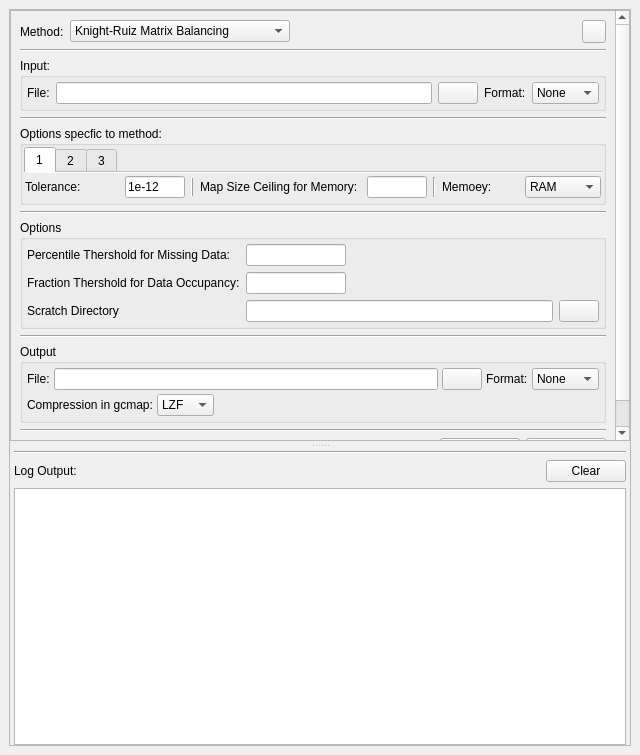
<?xml version="1.0" encoding="UTF-8"?>
<ui version="4.0">
 <class>MainWindow</class>
 <widget class="QMainWindow" name="MainWindow">
  <property name="geometry">
   <rect>
    <x>0</x>
    <y>0</y>
    <width>640</width>
    <height>755</height>
   </rect>
  </property>
  <property name="sizePolicy">
   <sizepolicy hsizetype="Preferred" vsizetype="Fixed">
    <horstretch>0</horstretch>
    <verstretch>0</verstretch>
   </sizepolicy>
  </property>
  <property name="minimumSize">
   <size>
    <width>640</width>
    <height>0</height>
   </size>
  </property>
  <property name="maximumSize">
   <size>
    <width>640</width>
    <height>16777215</height>
   </size>
  </property>
  <property name="windowTitle">
   <string>Normalizer</string>
  </property>
  <widget class="QWidget" name="centralwidget">
   <layout class="QVBoxLayout" name="verticalLayout_4">
    <item>
     <widget class="QSplitter" name="splitter">
      <property name="frameShape">
       <enum>QFrame::StyledPanel</enum>
      </property>
      <property name="frameShadow">
       <enum>QFrame::Raised</enum>
      </property>
      <property name="orientation">
       <enum>Qt::Vertical</enum>
      </property>
      <property name="handleWidth">
       <number>10</number>
      </property>
      <widget class="QScrollArea" name="scrollArea">
       <property name="sizePolicy">
        <sizepolicy hsizetype="Expanding" vsizetype="Expanding">
         <horstretch>0</horstretch>
         <verstretch>0</verstretch>
        </sizepolicy>
       </property>
       <property name="minimumSize">
        <size>
         <width>100</width>
         <height>100</height>
        </size>
       </property>
       <property name="maximumSize">
        <size>
         <width>16777215</width>
         <height>16777215</height>
        </size>
       </property>
       <property name="verticalScrollBarPolicy">
        <enum>Qt::ScrollBarAlwaysOn</enum>
       </property>
       <property name="horizontalScrollBarPolicy">
        <enum>Qt::ScrollBarAsNeeded</enum>
       </property>
       <property name="sizeAdjustPolicy">
        <enum>QAbstractScrollArea::AdjustToContents</enum>
       </property>
       <property name="widgetResizable">
        <bool>true</bool>
       </property>
       <widget class="QWidget" name="scrollAreaWidgetContents">
        <property name="geometry">
         <rect>
          <x>0</x>
          <y>0</y>
          <width>604</width>
          <height>498</height>
         </rect>
        </property>
        <layout class="QVBoxLayout" name="verticalLayout_2">
         <item>
          <layout class="QHBoxLayout" name="methodLayout">
           <item>
            <widget class="QLabel" name="methodLabel">
             <property name="text">
              <string>Method:</string>
             </property>
            </widget>
           </item>
           <item>
            <widget class="QComboBox" name="methodCBox">
             <property name="whatsThis">
              <string>&lt;html&gt;&lt;head/&gt;&lt;body&gt;&lt;p&gt;&lt;span style=&quot; font-weight:600;&quot;&gt;Select a Method for Normalization&lt;/span&gt;&lt;/p&gt;&lt;p align=&quot;justify&quot;&gt;1) &lt;span style=&quot; font-weight:600;&quot;&gt;Knight-Riuz Matrix Balancing:&lt;/span&gt; It is a fast algorithm to normalize a symmetric matrix. A doubly stochastic matrix is obatined after this normalization. In this matrix, sum of rows and columns are equal to one. For more details, see &lt;a href=&quot;http://dx.doi.org/10.1093/imanum/drs019&quot;&gt;&lt;span style=&quot; text-decoration: underline; color:#0000ff;&quot;&gt;publication&lt;/span&gt;&lt;/a&gt;: http://dx.doi.org/10.1093/imanum/drs019.&lt;/p&gt;&lt;p align=&quot;justify&quot;&gt;2) &lt;span style=&quot; font-weight:600;&quot;&gt;Iterative Correction:&lt;/span&gt; This method normalize the raw contact map by removing biases from experimental procedure. For more details, see this &lt;a href=&quot;http://dx.doi.org/10.1038/nmeth.2148&quot;&gt;&lt;span style=&quot; text-decoration: underline; color:#0000ff;&quot;&gt;publication&lt;/span&gt;&lt;/a&gt;: http://dx.doi.org/10.1038/nmeth.2148.&lt;/p&gt;&lt;p align=&quot;justify&quot;&gt;3) &lt;span style=&quot; font-weight:600;&quot;&gt;Median/Mean Contact Frequency Scaling&lt;/span&gt;: This method can be used to normalize contact map using Median contact values for particular distance between two locations/coordinates. At first, Median distance contact frequency for each distance is calculated. Subsequently, the observed contact frequency is divided by median contact frequency obtained for distance between the two locations.&lt;/p&gt;&lt;/body&gt;&lt;/html&gt;</string>
             </property>
             <property name="sizeAdjustPolicy">
              <enum>QComboBox::AdjustToContents</enum>
             </property>
             <item>
              <property name="text">
               <string>Knight-Ruiz Matrix Balancing</string>
              </property>
             </item>
             <item>
              <property name="text">
               <string>Iterative Correction</string>
              </property>
             </item>
             <item>
              <property name="text">
               <string>Median Contact Frequency Scaling</string>
              </property>
             </item>
            </widget>
           </item>
           <item>
            <spacer name="methodHSpacer">
             <property name="orientation">
              <enum>Qt::Horizontal</enum>
             </property>
             <property name="sizeHint" stdset="0">
              <size>
               <width>40</width>
               <height>20</height>
              </size>
             </property>
            </spacer>
           </item>
           <item>
            <widget class="QToolButton" name="whatsThisButton">
             <property name="text">
              <string/>
             </property>
            </widget>
           </item>
          </layout>
         </item>
         <item>
          <widget class="Line" name="line_4">
           <property name="orientation">
            <enum>Qt::Horizontal</enum>
           </property>
          </widget>
         </item>
         <item>
          <widget class="QGroupBox" name="inputGBox">
           <property name="title">
            <string>Input:</string>
           </property>
           <layout class="QHBoxLayout" name="horizontalLayout_6">
            <property name="leftMargin">
             <number>4</number>
            </property>
            <property name="topMargin">
             <number>4</number>
            </property>
            <property name="rightMargin">
             <number>4</number>
            </property>
            <property name="bottomMargin">
             <number>4</number>
            </property>
            <item>
             <widget class="QLabel" name="inputFileLabel">
              <property name="text">
               <string>File:</string>
              </property>
             </widget>
            </item>
            <item>
             <widget class="QLineEdit" name="inputFileLineEdit">
              <property name="toolTip">
               <string>Input ccmap or gcmap file</string>
              </property>
              <property name="whatsThis">
               <string>Input ccmap or gcmap file</string>
              </property>
             </widget>
            </item>
            <item>
             <widget class="QPushButton" name="inputFileButton">
              <property name="text">
               <string/>
              </property>
             </widget>
            </item>
            <item>
             <widget class="QLabel" name="inputFormatLabel">
              <property name="text">
               <string>Format:</string>
              </property>
             </widget>
            </item>
            <item>
             <widget class="QComboBox" name="inputFormatCBox">
              <property name="toolTip">
               <string>Input file format</string>
              </property>
              <property name="whatsThis">
               <string>Input file format</string>
              </property>
              <item>
               <property name="text">
                <string>None</string>
               </property>
              </item>
              <item>
               <property name="text">
                <string>ccmap</string>
               </property>
              </item>
              <item>
               <property name="text">
                <string>gcmap</string>
               </property>
              </item>
             </widget>
            </item>
           </layout>
          </widget>
         </item>
         <item>
          <widget class="Line" name="line_2">
           <property name="orientation">
            <enum>Qt::Horizontal</enum>
           </property>
          </widget>
         </item>
         <item>
          <widget class="QGroupBox" name="specOptsGBox">
           <property name="sizePolicy">
            <sizepolicy hsizetype="Preferred" vsizetype="Preferred">
             <horstretch>0</horstretch>
             <verstretch>0</verstretch>
            </sizepolicy>
           </property>
           <property name="maximumSize">
            <size>
             <width>16777215</width>
             <height>16777215</height>
            </size>
           </property>
           <property name="title">
            <string>Options specfic to method:</string>
           </property>
           <layout class="QHBoxLayout" name="horizontalLayout_2">
            <property name="spacing">
             <number>2</number>
            </property>
            <property name="leftMargin">
             <number>1</number>
            </property>
            <property name="topMargin">
             <number>1</number>
            </property>
            <property name="rightMargin">
             <number>1</number>
            </property>
            <property name="bottomMargin">
             <number>1</number>
            </property>
            <item>
             <widget class="QTabWidget" name="specOptsTabWidget">
              <property name="sizePolicy">
               <sizepolicy hsizetype="Expanding" vsizetype="Preferred">
                <horstretch>0</horstretch>
                <verstretch>0</verstretch>
               </sizepolicy>
              </property>
              <property name="tabPosition">
               <enum>QTabWidget::North</enum>
              </property>
              <property name="tabShape">
               <enum>QTabWidget::Rounded</enum>
              </property>
              <property name="currentIndex">
               <number>0</number>
              </property>
              <property name="elideMode">
               <enum>Qt::ElideNone</enum>
              </property>
              <property name="usesScrollButtons">
               <bool>true</bool>
              </property>
              <property name="documentMode">
               <bool>true</bool>
              </property>
              <property name="tabsClosable">
               <bool>false</bool>
              </property>
              <property name="movable">
               <bool>false</bool>
              </property>
              <widget class="QWidget" name="specOptsKrTab">
               <attribute name="title">
                <string>1</string>
               </attribute>
               <layout class="QHBoxLayout" name="horizontalLayout_13" stretch="0,0,0,0,0">
                <property name="sizeConstraint">
                 <enum>QLayout::SetDefaultConstraint</enum>
                </property>
                <property name="leftMargin">
                 <number>1</number>
                </property>
                <property name="topMargin">
                 <number>1</number>
                </property>
                <property name="rightMargin">
                 <number>1</number>
                </property>
                <property name="bottomMargin">
                 <number>1</number>
                </property>
                <item>
                 <layout class="QHBoxLayout" name="specOptsKrTolLayout">
                  <item>
                   <widget class="QLabel" name="specOptsKrTolLabel">
                    <property name="sizePolicy">
                     <sizepolicy hsizetype="Preferred" vsizetype="Preferred">
                      <horstretch>0</horstretch>
                      <verstretch>0</verstretch>
                     </sizepolicy>
                    </property>
                    <property name="text">
                     <string>Tolerance:</string>
                    </property>
                   </widget>
                  </item>
                  <item>
                   <widget class="QLineEdit" name="specOptsKrTolLineEdit">
                    <property name="sizePolicy">
                     <sizepolicy hsizetype="Fixed" vsizetype="Fixed">
                      <horstretch>0</horstretch>
                      <verstretch>0</verstretch>
                     </sizepolicy>
                    </property>
                    <property name="maximumSize">
                     <size>
                      <width>60</width>
                      <height>16777215</height>
                     </size>
                    </property>
                    <property name="toolTip">
                     <string>Tolerance for matrix balancing</string>
                    </property>
                    <property name="whatsThis">
                     <string>&lt;html&gt;&lt;head/&gt;&lt;body&gt;&lt;p&gt;Tolerance for matrix balancing.&lt;/p&gt;&lt;p&gt;Smaller tolreance increases accuracy in sums of rows and columns.&lt;/p&gt;&lt;/body&gt;&lt;/html&gt;</string>
                    </property>
                    <property name="text">
                     <string>1e-12</string>
                    </property>
                   </widget>
                  </item>
                 </layout>
                </item>
                <item>
                 <widget class="Line" name="specOptsKrLine1">
                  <property name="sizePolicy">
                   <sizepolicy hsizetype="Fixed" vsizetype="Fixed">
                    <horstretch>0</horstretch>
                    <verstretch>0</verstretch>
                   </sizepolicy>
                  </property>
                  <property name="maximumSize">
                   <size>
                    <width>16777215</width>
                    <height>20</height>
                   </size>
                  </property>
                  <property name="frameShadow">
                   <enum>QFrame::Raised</enum>
                  </property>
                  <property name="lineWidth">
                   <number>1</number>
                  </property>
                  <property name="orientation">
                   <enum>Qt::Vertical</enum>
                  </property>
                 </widget>
                </item>
                <item>
                 <layout class="QHBoxLayout" name="specOptsKrMscmLayout">
                  <item>
                   <widget class="QLabel" name="specOptsKrMscmLabel">
                    <property name="text">
                     <string>Map Size Ceiling for Memory: </string>
                    </property>
                   </widget>
                  </item>
                  <item>
                   <widget class="QLineEdit" name="specOptsKrMscmLineEdit">
                    <property name="sizePolicy">
                     <sizepolicy hsizetype="Fixed" vsizetype="Fixed">
                      <horstretch>0</horstretch>
                      <verstretch>0</verstretch>
                     </sizepolicy>
                    </property>
                    <property name="maximumSize">
                     <size>
                      <width>60</width>
                      <height>16777215</height>
                     </size>
                    </property>
                    <property name="toolTip">
                     <string>Maximum size of contact map allowed for calculation using RAM</string>
                    </property>
                    <property name="whatsThis">
                     <string>&lt;html&gt;&lt;head/&gt;&lt;body&gt;&lt;p&gt;Maximum size of contact map allowed for calculation using RAM.&lt;/p&gt;&lt;p&gt;If map size or shape is larger than this value, normalization will be performed using disk (HDD). This option is ONLY VALID when input file is in gcmap format.&lt;/p&gt;&lt;p&gt;&lt;br/&gt;&lt;/p&gt;&lt;/body&gt;&lt;/html&gt;</string>
                    </property>
                    <property name="text">
                     <string/>
                    </property>
                   </widget>
                  </item>
                 </layout>
                </item>
                <item>
                 <widget class="Line" name="specOptsKrLine2">
                  <property name="sizePolicy">
                   <sizepolicy hsizetype="Fixed" vsizetype="Fixed">
                    <horstretch>0</horstretch>
                    <verstretch>0</verstretch>
                   </sizepolicy>
                  </property>
                  <property name="maximumSize">
                   <size>
                    <width>16777215</width>
                    <height>20</height>
                   </size>
                  </property>
                  <property name="orientation">
                   <enum>Qt::Vertical</enum>
                  </property>
                 </widget>
                </item>
                <item>
                 <layout class="QHBoxLayout" name="specOptsKrMemLayout">
                  <item>
                   <widget class="QLabel" name="specOptsKrMemLabel">
                    <property name="text">
                     <string>Memoey: </string>
                    </property>
                   </widget>
                  </item>
                  <item>
                   <widget class="QComboBox" name="specOptsKrMemCBox">
                    <property name="toolTip">
                     <string>Memory used for calculation</string>
                    </property>
                    <property name="whatsThis">
                     <string>&lt;html&gt;&lt;head/&gt;&lt;body&gt;&lt;p&gt;Memory used for calculation.&lt;/p&gt;&lt;p&gt;In case of RAM, memory is used for the calculation. In case of Disk, all intermediate steps will use DIsk Drive to store intermediate data.&lt;/p&gt;&lt;p&gt;This option is ONLY VALID when input file is in ccmap format.&lt;/p&gt;&lt;/body&gt;&lt;/html&gt;</string>
                    </property>
                    <property name="sizeAdjustPolicy">
                     <enum>QComboBox::AdjustToContents</enum>
                    </property>
                    <item>
                     <property name="text">
                      <string>RAM</string>
                     </property>
                    </item>
                    <item>
                     <property name="text">
                      <string>Disk</string>
                     </property>
                    </item>
                   </widget>
                  </item>
                 </layout>
                </item>
               </layout>
              </widget>
              <widget class="QWidget" name="specOptsIcTab">
               <attribute name="title">
                <string>2</string>
               </attribute>
               <layout class="QHBoxLayout" name="horizontalLayout_14">
                <property name="leftMargin">
                 <number>1</number>
                </property>
                <property name="topMargin">
                 <number>1</number>
                </property>
                <property name="rightMargin">
                 <number>1</number>
                </property>
                <property name="bottomMargin">
                 <number>1</number>
                </property>
                <item>
                 <layout class="QHBoxLayout" name="specOptsIcTolLayout">
                  <item>
                   <widget class="QLabel" name="specOptsIcTolLabel">
                    <property name="text">
                     <string>Tolerance:</string>
                    </property>
                   </widget>
                  </item>
                  <item>
                   <widget class="QLineEdit" name="specOptsIcTolLineEdit">
                    <property name="sizePolicy">
                     <sizepolicy hsizetype="Fixed" vsizetype="Fixed">
                      <horstretch>0</horstretch>
                      <verstretch>0</verstretch>
                     </sizepolicy>
                    </property>
                    <property name="maximumSize">
                     <size>
                      <width>100</width>
                      <height>16777215</height>
                     </size>
                    </property>
                    <property name="toolTip">
                     <string>Tolerance for matrix balancing</string>
                    </property>
                    <property name="whatsThis">
                     <string>&lt;html&gt;&lt;head/&gt;&lt;body&gt;&lt;p&gt;Tolerance for matrix balancing.&lt;/p&gt;&lt;p&gt;Smaller tolreance increases accuracy in sums of rows and columns.&lt;/p&gt;&lt;/body&gt;&lt;/html&gt;</string>
                    </property>
                    <property name="text">
                     <string>1e-4</string>
                    </property>
                   </widget>
                  </item>
                 </layout>
                </item>
                <item>
                 <widget class="Line" name="specOptsIcLine1">
                  <property name="sizePolicy">
                   <sizepolicy hsizetype="Fixed" vsizetype="Fixed">
                    <horstretch>0</horstretch>
                    <verstretch>0</verstretch>
                   </sizepolicy>
                  </property>
                  <property name="maximumSize">
                   <size>
                    <width>16777215</width>
                    <height>20</height>
                   </size>
                  </property>
                  <property name="orientation">
                   <enum>Qt::Vertical</enum>
                  </property>
                 </widget>
                </item>
                <item>
                 <layout class="QHBoxLayout" name="specOptsIcIterLayout">
                  <item>
                   <widget class="QLabel" name="specOptsIcIterLabel">
                    <property name="text">
                     <string>     Iteration: </string>
                    </property>
                   </widget>
                  </item>
                  <item>
                   <widget class="QLineEdit" name="specOptsIcIterLineEdit">
                    <property name="sizePolicy">
                     <sizepolicy hsizetype="Fixed" vsizetype="Fixed">
                      <horstretch>0</horstretch>
                      <verstretch>0</verstretch>
                     </sizepolicy>
                    </property>
                    <property name="maximumSize">
                     <size>
                      <width>50</width>
                      <height>16777215</height>
                     </size>
                    </property>
                    <property name="toolTip">
                     <string>Number of iteration to stop the calculation</string>
                    </property>
                    <property name="text">
                     <string>500</string>
                    </property>
                   </widget>
                  </item>
                 </layout>
                </item>
                <item>
                 <spacer name="specOptsIcHSpacer">
                  <property name="orientation">
                   <enum>Qt::Horizontal</enum>
                  </property>
                  <property name="sizeHint" stdset="0">
                   <size>
                    <width>40</width>
                    <height>20</height>
                   </size>
                  </property>
                 </spacer>
                </item>
               </layout>
              </widget>
              <widget class="QWidget" name="specOptsMcfsTab">
               <attribute name="title">
                <string>3</string>
               </attribute>
               <layout class="QHBoxLayout" name="horizontalLayout_15">
                <property name="leftMargin">
                 <number>1</number>
                </property>
                <property name="topMargin">
                 <number>1</number>
                </property>
                <property name="rightMargin">
                 <number>1</number>
                </property>
                <property name="bottomMargin">
                 <number>1</number>
                </property>
                <item>
                 <layout class="QHBoxLayout" name="specOptsMcfsStatslLayout">
                  <item>
                   <widget class="QLabel" name="specOptsMcfsStatsLabel">
                    <property name="text">
                     <string>Statistics: </string>
                    </property>
                   </widget>
                  </item>
                  <item>
                   <widget class="QComboBox" name="specOptsMcfsStatsCBox">
                    <property name="toolTip">
                     <string>Statistics to be considered for scaling.</string>
                    </property>
                    <property name="whatsThis">
                     <string>&lt;html&gt;&lt;head/&gt;&lt;body&gt;&lt;p&gt;Statistics to be considered for scaling.&lt;/p&gt;&lt;p&gt;It may be either “mean” or “median”. By default, it is “median”.&lt;/p&gt;&lt;/body&gt;&lt;/html&gt;</string>
                    </property>
                    <item>
                     <property name="text">
                      <string>Median</string>
                     </property>
                    </item>
                    <item>
                     <property name="text">
                      <string>Mean</string>
                     </property>
                    </item>
                   </widget>
                  </item>
                  <item>
                   <spacer name="specOptsMcfsStatsHSpacer">
                    <property name="orientation">
                     <enum>Qt::Horizontal</enum>
                    </property>
                    <property name="sizeHint" stdset="0">
                     <size>
                      <width>40</width>
                      <height>20</height>
                     </size>
                    </property>
                   </spacer>
                  </item>
                 </layout>
                </item>
               </layout>
              </widget>
             </widget>
            </item>
           </layout>
          </widget>
         </item>
         <item>
          <widget class="Line" name="line_3">
           <property name="orientation">
            <enum>Qt::Horizontal</enum>
           </property>
          </widget>
         </item>
         <item>
          <widget class="QGroupBox" name="genOptsGBox">
           <property name="title">
            <string>Options</string>
           </property>
           <layout class="QHBoxLayout" name="horizontalLayout_9">
            <property name="leftMargin">
             <number>4</number>
            </property>
            <property name="topMargin">
             <number>4</number>
            </property>
            <property name="rightMargin">
             <number>4</number>
            </property>
            <property name="bottomMargin">
             <number>4</number>
            </property>
            <item>
             <layout class="QGridLayout" name="genOptsLayout">
              <item row="0" column="1">
               <widget class="QLineEdit" name="genOptsPtndLineEdit">
                <property name="sizePolicy">
                 <sizepolicy hsizetype="Fixed" vsizetype="Fixed">
                  <horstretch>0</horstretch>
                  <verstretch>0</verstretch>
                 </sizepolicy>
                </property>
                <property name="maximumSize">
                 <size>
                  <width>100</width>
                  <height>16777215</height>
                 </size>
                </property>
                <property name="toolTip">
                 <string>Filter rows/column using percentile of missing data.</string>
                </property>
                <property name="whatsThis">
                 <string>&lt;html&gt;&lt;head/&gt;&lt;body&gt;&lt;p&gt;Filter rows/column using percentile of missing data.&lt;/p&gt;&lt;p&gt;It can be used to filter the map, where rows/columns with largest numbers of missing data can be discarded. Its value should be between 1 and 100. This options discard the rows and columns which are above this percentile. For example: if this value is 99, those rows or columns will be discarded which contains larger than number of zeros (missing data) at 99 percentile.&lt;/p&gt;&lt;p&gt;To calculate percentile, all blank rows are removed, then in all rows, number of zeros are counted. Afterwards, number of zeros at input percentile is obtained. In next step, if a row contain number of zeros larger than this percentile value, the whole row and column is assigned to have missing data. This percentile indicates highest numbers of zeros (missing data) in given rows/columns.&lt;/p&gt;&lt;/body&gt;&lt;/html&gt;</string>
                </property>
               </widget>
              </item>
              <item row="1" column="1">
               <widget class="QLineEdit" name="genOptsTdoLineEdit">
                <property name="sizePolicy">
                 <sizepolicy hsizetype="Fixed" vsizetype="Fixed">
                  <horstretch>0</horstretch>
                  <verstretch>0</verstretch>
                 </sizepolicy>
                </property>
                <property name="maximumSize">
                 <size>
                  <width>100</width>
                  <height>16777215</height>
                 </size>
                </property>
                <property name="toolTip">
                 <string>Filter rows/column using fraction of missing data.</string>
                </property>
                <property name="whatsThis">
                 <string>&lt;html&gt;&lt;head/&gt;&lt;body&gt;&lt;p&gt;Filter rows/column using fraction of missing data.&lt;/p&gt;&lt;p&gt;It can be used to filter the map, where rows/columns with largest numbers of missing data can be discarded.This ratio is:&lt;/p&gt;&lt;p&gt;(number of bins with data) / (total number of bins in the given row/column).&lt;/p&gt;&lt;p&gt;For example: if -tdo = 0.8, then all rows containing more than 20% of missing data will be discarded.&lt;/p&gt;&lt;p&gt;&lt;br/&gt;&lt;/p&gt;&lt;/body&gt;&lt;/html&gt;</string>
                </property>
               </widget>
              </item>
              <item row="0" column="0">
               <widget class="QLabel" name="genOptsPtndLabel">
                <property name="text">
                 <string>Percentile Thershold for Missing Data:</string>
                </property>
               </widget>
              </item>
              <item row="1" column="0">
               <widget class="QLabel" name="genOptsTdoLabel">
                <property name="text">
                 <string>Fraction Thershold for Data Occupancy:</string>
                </property>
               </widget>
              </item>
              <item row="2" column="0">
               <widget class="QLabel" name="genOptsScratchDirLabel">
                <property name="text">
                 <string>Scratch Directory</string>
                </property>
               </widget>
              </item>
              <item row="2" column="1">
               <widget class="QLineEdit" name="genOptsScratchDirLineEdit">
                <property name="toolTip">
                 <string>Directory where temporary files will be stored.</string>
                </property>
               </widget>
              </item>
              <item row="2" column="2">
               <widget class="QPushButton" name="genOptsScratchDirButton">
                <property name="sizePolicy">
                 <sizepolicy hsizetype="Fixed" vsizetype="Fixed">
                  <horstretch>0</horstretch>
                  <verstretch>0</verstretch>
                 </sizepolicy>
                </property>
                <property name="maximumSize">
                 <size>
                  <width>40</width>
                  <height>16777215</height>
                 </size>
                </property>
                <property name="text">
                 <string/>
                </property>
               </widget>
              </item>
             </layout>
            </item>
           </layout>
          </widget>
         </item>
         <item>
          <widget class="Line" name="line_5">
           <property name="orientation">
            <enum>Qt::Horizontal</enum>
           </property>
          </widget>
         </item>
         <item>
          <widget class="QGroupBox" name="outputGBox">
           <property name="title">
            <string>Output</string>
           </property>
           <layout class="QVBoxLayout" name="verticalLayout">
            <property name="spacing">
             <number>4</number>
            </property>
            <property name="leftMargin">
             <number>4</number>
            </property>
            <property name="topMargin">
             <number>4</number>
            </property>
            <property name="rightMargin">
             <number>4</number>
            </property>
            <property name="bottomMargin">
             <number>4</number>
            </property>
            <item>
             <layout class="QHBoxLayout" name="outFileLayout">
              <item>
               <widget class="QLabel" name="outFileLabel">
                <property name="text">
                 <string>File:</string>
                </property>
               </widget>
              </item>
              <item>
               <widget class="QLineEdit" name="outFileLineEdit">
                <property name="toolTip">
                 <string>Output ccmap or gcmap file</string>
                </property>
                <property name="whatsThis">
                 <string>&lt;html&gt;&lt;head/&gt;&lt;body&gt;&lt;p&gt;Output ccmap or gcmap file.&lt;/p&gt;&lt;p&gt;When input file is ccmap, ouput file can be gcmap. However, when a input file is gcmap, output file will be only in gcmap.&lt;/p&gt;&lt;p&gt;&lt;br/&gt;&lt;/p&gt;&lt;/body&gt;&lt;/html&gt;</string>
                </property>
               </widget>
              </item>
              <item>
               <widget class="QPushButton" name="outputFileButton">
                <property name="text">
                 <string/>
                </property>
               </widget>
              </item>
              <item>
               <widget class="QLabel" name="outFormatLabel">
                <property name="text">
                 <string>Format:</string>
                </property>
               </widget>
              </item>
              <item>
               <widget class="QComboBox" name="outFormatCBox">
                <property name="toolTip">
                 <string>Output file format</string>
                </property>
                <property name="whatsThis">
                 <string>&lt;html&gt;&lt;head/&gt;&lt;body&gt;&lt;p&gt;Output file format.&lt;/p&gt;&lt;p&gt;When input file is ccmap, ouput file can be gcmap. However, when a input file is gcmap, output file will be only in gcmap.&lt;/p&gt;&lt;p&gt;&lt;br/&gt;&lt;/p&gt;&lt;/body&gt;&lt;/html&gt;</string>
                </property>
                <item>
                 <property name="text">
                  <string>None</string>
                 </property>
                </item>
                <item>
                 <property name="text">
                  <string>ccmap</string>
                 </property>
                </item>
                <item>
                 <property name="text">
                  <string>gcmap</string>
                 </property>
                </item>
               </widget>
              </item>
             </layout>
            </item>
            <item>
             <layout class="QHBoxLayout" name="outFileCompressionLayout">
              <item>
               <widget class="QLabel" name="outFileCompressionLabel">
                <property name="text">
                 <string>Compression in gcmap:</string>
                </property>
               </widget>
              </item>
              <item>
               <widget class="QComboBox" name="outFileCompressionCBox">
                <property name="toolTip">
                 <string>Data compression method for output gcmap file.</string>
                </property>
                <property name="whatsThis">
                 <string>Data compression method for output gcmap file.</string>
                </property>
                <item>
                 <property name="text">
                  <string>LZF</string>
                 </property>
                </item>
                <item>
                 <property name="text">
                  <string>GZIP</string>
                 </property>
                </item>
               </widget>
              </item>
              <item>
               <spacer name="outFileCompressionHSpacer">
                <property name="orientation">
                 <enum>Qt::Horizontal</enum>
                </property>
                <property name="sizeHint" stdset="0">
                 <size>
                  <width>40</width>
                  <height>20</height>
                 </size>
                </property>
               </spacer>
              </item>
             </layout>
            </item>
           </layout>
          </widget>
         </item>
         <item>
          <widget class="Line" name="line_6">
           <property name="orientation">
            <enum>Qt::Horizontal</enum>
           </property>
          </widget>
         </item>
         <item>
          <layout class="QHBoxLayout" name="executeLayout">
           <item>
            <spacer name="executeHSpacer">
             <property name="orientation">
              <enum>Qt::Horizontal</enum>
             </property>
             <property name="sizeHint" stdset="0">
              <size>
               <width>40</width>
               <height>20</height>
              </size>
             </property>
            </spacer>
           </item>
           <item>
            <widget class="QPushButton" name="executeStopButton">
             <property name="toolTip">
              <string>Stop the calculation</string>
             </property>
             <property name="text">
              <string>Stop</string>
             </property>
            </widget>
           </item>
           <item>
            <widget class="QPushButton" name="executeStartButton">
             <property name="toolTip">
              <string>Start the calculation</string>
             </property>
             <property name="text">
              <string>Start</string>
             </property>
            </widget>
           </item>
          </layout>
         </item>
        </layout>
       </widget>
      </widget>
      <widget class="QWidget" name="verticalLayoutWidget">
       <layout class="QVBoxLayout" name="logOutputMainLayout">
        <property name="leftMargin">
         <number>4</number>
        </property>
        <property name="rightMargin">
         <number>4</number>
        </property>
        <item>
         <widget class="Line" name="line">
          <property name="orientation">
           <enum>Qt::Horizontal</enum>
          </property>
         </widget>
        </item>
        <item>
         <layout class="QHBoxLayout" name="logOutputLayout">
          <item>
           <widget class="QLabel" name="logOutputLabel">
            <property name="text">
             <string>Log Output:</string>
            </property>
           </widget>
          </item>
          <item>
           <spacer name="logOutputHSpacer">
            <property name="orientation">
             <enum>Qt::Horizontal</enum>
            </property>
            <property name="sizeType">
             <enum>QSizePolicy::Expanding</enum>
            </property>
            <property name="sizeHint" stdset="0">
             <size>
              <width>40</width>
              <height>10</height>
             </size>
            </property>
           </spacer>
          </item>
          <item>
           <widget class="QPushButton" name="logOutputClearButton">
            <property name="toolTip">
             <string>Clear log output</string>
            </property>
            <property name="text">
             <string>Clear</string>
            </property>
           </widget>
          </item>
         </layout>
        </item>
        <item>
         <widget class="QPlainTextEdit" name="logOutputPlainTextEdit">
          <property name="sizePolicy">
           <sizepolicy hsizetype="Preferred" vsizetype="Preferred">
            <horstretch>0</horstretch>
            <verstretch>0</verstretch>
           </sizepolicy>
          </property>
          <property name="minimumSize">
           <size>
            <width>50</width>
            <height>50</height>
           </size>
          </property>
          <property name="lineWrapMode">
           <enum>QPlainTextEdit::NoWrap</enum>
          </property>
          <property name="readOnly">
           <bool>true</bool>
          </property>
         </widget>
        </item>
       </layout>
      </widget>
     </widget>
    </item>
   </layout>
  </widget>
 </widget>
 <resources/>
 <connections/>
</ui>
